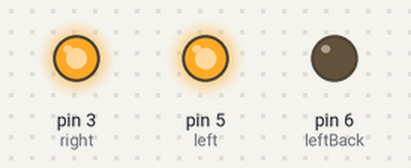
The sketch below on a simulated Arduino Uno, built with avr-gcc and run on an emulated ATmega328P. Parts: output pins drawn as LEDs (lit = HIGH).

Above: at 0.05 s.
At 2.85 s:
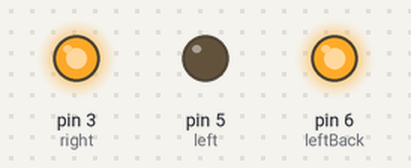
Timing chart, 0 to 3.3 s (numbered marks = the images above):
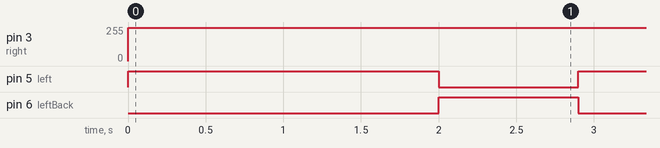

The sketch:

turn_test1.ino
```cpp
int left = 5;
int leftBack = 6;
int right = 3;

void setup() {
  pinMode(left, OUTPUT);
  pinMode(right, OUTPUT);
}

void loop() {
  analogWrite(left, 255);
  analogWrite(right, 250);
  delay(2000);
  analogWrite(left, 0);
    analogWrite(leftBack, 255);
  delay(900);
      analogWrite(leftBack, 0);

}
```

Measured:
- by itself, pin 3 (right): 0/255 → 250/255 at 0.00 s
- by itself, pin 5 (left): alternates HIGH for 2.0 s and LOW for 0.90 s
- by itself, pin 6 (leftBack): alternates HIGH for 0.90 s and LOW for 2.0 s
